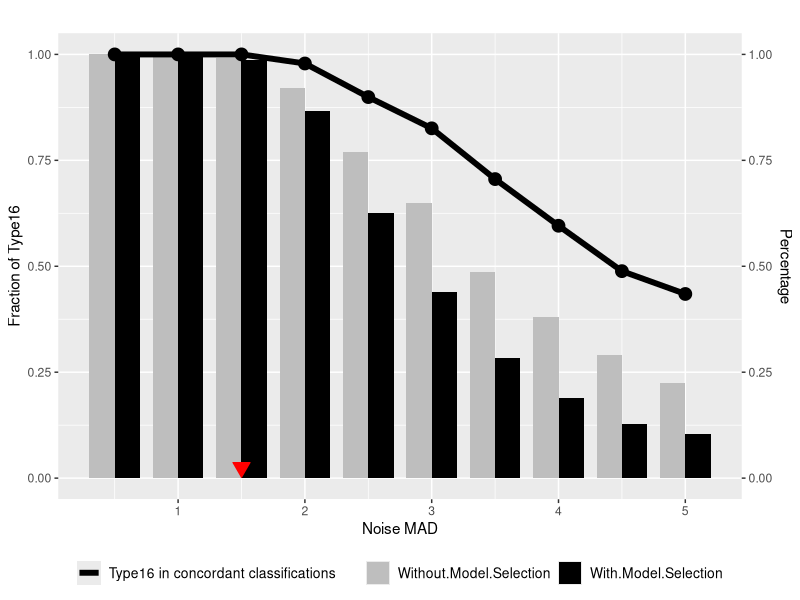
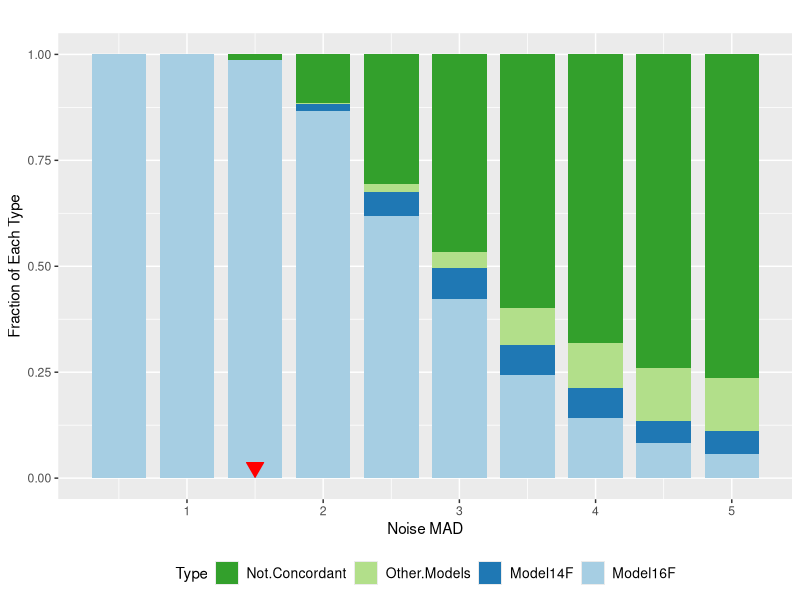
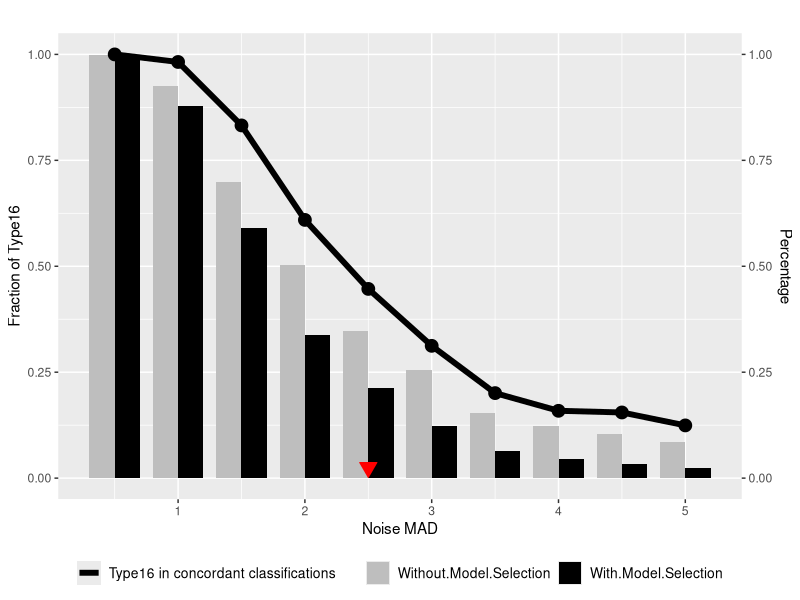
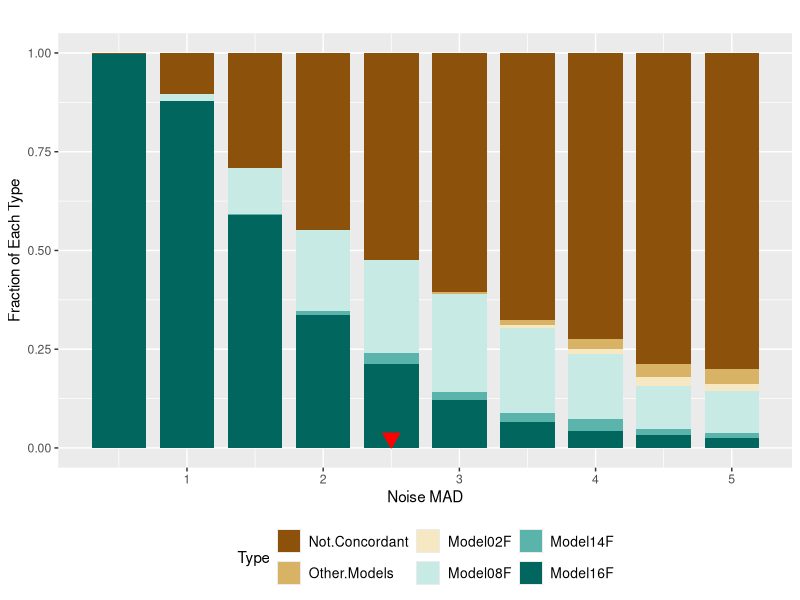

Generate these figures, in order, with R:
# This file uses the output .csv files from simulation, and generates histograms of method performance.

setwd("~/R/novogene_trimmed/02_SimulatedFNs")
library("ggplot2")
library("reshape2")

PER_nosel <- read.csv("02Result_PER_nosel.csv",header=TRUE)
PER_withsel <- read.csv("02Result_PER_withsel.csv",header=TRUE)

PER_plotdata <- data.frame(
  "Without Model Selection" = PER_nosel$Type16/1000,
  "With Model Selection" = (PER_withsel$Type16f+PER_withsel$Type16p)/1000
)
melt_PERplotdata <- melt(PER_plotdata)

PER_concordant <- data.frame(
  "Not Concordant" = PER_withsel$other,
  "Other Models" = 1000-PER_withsel$other-PER_withsel$Type16f-PER_withsel$Type14f,
  "Model14F" = PER_withsel$Type14f,
  "Model16F" = PER_withsel$Type16f
)
PER_concordant <- melt(PER_concordant)
PER_concordant$b <- rep(seq(0.5,5,0.5),4)
colnames(PER_concordant) <- c("Type","value","b")

melt_PERplotdata$b <- rep(seq(0.5,5,0.5),2)
PER_plotdata$Type16.in.concordant.classifications <- (PER_withsel$Type16f+PER_withsel$Type16p)/(1000-PER_withsel$other)
PER_plotdata$b <- seq(0.5,5,0.5)
PER_plotdata$concordant.classifications <- (1000-PER_withsel$other)/1000
PER_plotdata$Type16f.in.concordant.classified.Type16 <- PER_withsel$Type16f/(PER_withsel$Type16f+PER_withsel$Type16p)
PER_palette <- c("#33a02c","#b2df8a","#1f78b4","#a6cee3")

PER_MAD <- data.frame(
  "MAD" = 1.5,
  "ylevel" = 0.025
)

# 1000*600, 02plot_PER01
PER_ggp01 <- ggplot(data=PER_plotdata)+
  geom_bar(data=melt_PERplotdata,aes(x=b,y=value,fill=variable),stat="identity",
           width=.4,position = "dodge")+
  geom_line(data=PER_plotdata,aes(x=b,y=Type16.in.concordant.classifications,
                                  col="Type16 in concordant classifications"),size=2)+
  geom_point(data=PER_plotdata,aes(x=b,y=Type16.in.concordant.classifications),color="black",size=4)+
  geom_point(data=PER_MAD,aes(x=MAD,y=ylevel),shape=25,fill="red",color="red", size=4)+
  labs(title= "",x="Noise MAD",y="Fraction of Type16")+
  scale_y_continuous(limits=c(0,1),sec.axis=sec_axis(~.*1,name="Percentage"))+
  scale_color_manual(name=NULL,
                     breaks=c("Type16 in concordant classifications"),
                     values=c("Type16 in concordant classifications"="black"))+
  scale_fill_manual(name=NULL,
                    values=c("Without.Model.Selection"="grey", "With.Model.Selection"="black"))+
  theme(legend.position="bottom",
        legend.text=element_text(size=10))
ggsave("02plot_PER01.pdf",width=8,height=4,plot=PER_ggp01)

# 800*600, 02plot_PER02
PER_ggp02 <- ggplot(data=PER_concordant)+
  geom_bar(data=PER_concordant,aes(x=b,y=value,fill=Type),stat="identity",
           width=.4,position="fill")+
  geom_point(data=PER_MAD,aes(x=MAD,y=ylevel),shape=25,fill="red",color="red", size=4)+
  labs(title= "",x="Noise MAD",y="Fraction of Each Type")+
  scale_fill_manual(values=PER_palette)+
  theme(legend.position="bottom",
        legend.text=element_text(size=10))
ggsave("02plot_PER02.pdf",width=8,height=4,plot=PER_ggp02)

############################################
############################################
############################################

HSF_nosel <- read.csv("02Result_HSF_nosel.csv",header=TRUE)
HSF_withsel <- read.csv("02Result_HSF_withsel.csv",header=TRUE)

HSF_plotdata <- data.frame(
  "Without Model Selection" = HSF_nosel$Type16/1000,
  "With Model Selection" = (HSF_withsel$Type16f+HSF_withsel$Type16p)/1000
)
melt_HSFplotdata <- melt(HSF_plotdata)

HSF_concordant <- data.frame(
  "Not Concordant" = HSF_withsel$other,
  "Other Models" = 1000-HSF_withsel$other-HSF_withsel$Type02f-HSF_withsel$Type08f
                  -HSF_withsel$Type14f-HSF_withsel$Type16f,
  "Model02F" = HSF_withsel$Type02f,
  "Model08F" = HSF_withsel$Type08f,
  "Model14F" = HSF_withsel$Type14f,
  "Model16F" = HSF_withsel$Type16f
)
HSF_concordant <- melt(HSF_concordant)
HSF_concordant$b <- rep(seq(0.5,5,0.5),6)
colnames(HSF_concordant) <- c("Type","value","b")

melt_HSFplotdata$b <- rep(seq(0.5,5,0.5),2)
HSF_plotdata$Type16.in.concordant.classifications <- (HSF_withsel$Type16f+HSF_withsel$Type16p)/(1000-HSF_withsel$other)
HSF_plotdata$b <- seq(0.5,5,0.5)
HSF_plotdata$concordant.classifications <- (1000-HSF_withsel$other)/1000
HSF_plotdata$Type16f.in.concordant.classified.Type16 <- HSF_withsel$Type16f/(HSF_withsel$Type16f+HSF_withsel$Type16p)
HSF_palette <- c("#8c510a","#d8b365","#f6e8c3","#c7eae5","#5ab4ac","#01665e")

HSF_MAD <- data.frame(
  "MAD" = 2.5,
  "ylevel" = 0.025
)

# 1000*600, 02plot_HSF01
HSF_ggp01 <- ggplot(data=HSF_plotdata)+
  geom_bar(data=melt_HSFplotdata,aes(x=b,y=value,fill=variable),stat="identity",
           width=.4,position = "dodge")+
  geom_line(data=HSF_plotdata,aes(x=b,y=Type16.in.concordant.classifications,
                                  col="Type16 in concordant classifications"),size=2)+
  geom_point(data=HSF_plotdata,aes(x=b,y=Type16.in.concordant.classifications),color="black",size=4)+
  geom_point(data=HSF_MAD,aes(x=MAD,y=ylevel),shape=25,fill="red",color="red", size=4)+
  labs(title= "",x="Noise MAD",y="Fraction of Type16")+
  scale_y_continuous(limits=c(0,1),sec.axis=sec_axis(~.*1,name="Percentage"))+
  scale_color_manual(name=NULL,
                     breaks=c("Type16 in concordant classifications"),
                     values=c("Type16 in concordant classifications"="black"))+
  scale_fill_manual(name=NULL,
                    values=c("Without.Model.Selection"="grey", "With.Model.Selection"="black"))+
  theme(legend.position="bottom",
        legend.text=element_text(size=10))
ggsave("02plot_HSF01.pdf",width=8,height=4,plot=HSF_ggp01)

# 800*600, 02plot_HSF02
HSF_ggp02 <- ggplot(data=HSF_concordant)+
  geom_bar(data=HSF_concordant,aes(x=b,y=value,fill=Type),stat="identity",
           width=.4,position="fill")+
  geom_point(data=HSF_MAD,aes(x=MAD,y=ylevel),shape=25,fill="red",color="red", size=4)+
  labs(title= "",x="Noise MAD",y="Fraction of Each Type")+
  scale_fill_manual(values=HSF_palette)+
  theme(legend.position="bottom",
        legend.text=element_text(size=10))
ggsave("02plot_HSF02.pdf",width=8,height=4,plot=HSF_ggp02)

